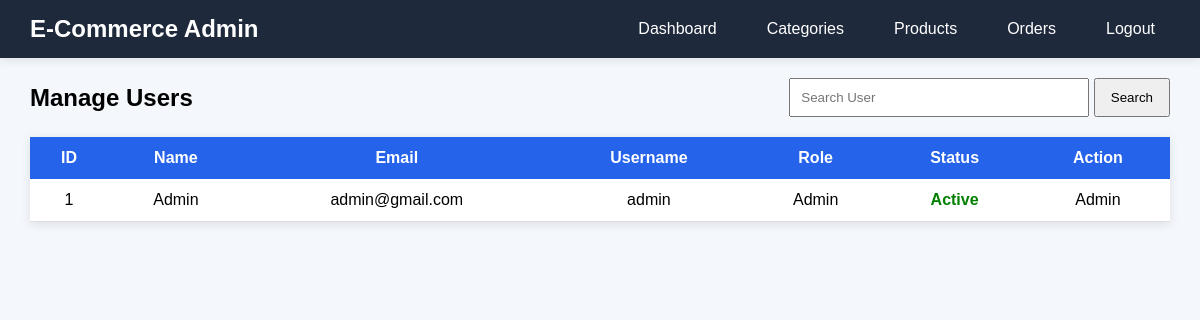
Screenshot of /View/Admin/manage_users.php (signed in) with the database file from the repository.
### tables this page shows
CREATE TABLE users(
    id INT AUTO_INCREMENT PRIMARY KEY,
    name VARCHAR(100) NOT NULL,
    email VARCHAR(100) UNIQUE NOT NULL,
    username VARCHAR(50) UNIQUE NOT NULL,
    password VARCHAR(255) NOT NULL,
    role ENUM('admin','customer') DEFAULT 'customer',
    created_at TIMESTAMP DEFAULT CURRENT_TIMESTAMP
);

### Model/UserModel.php (called while the page is built, shortened)
<?php
class UserModel extends Model
{
    function GetAllUsers($conn)
    {
        $sql =
        "SELECT *
         FROM users
         ORDER BY id DESC";
        return $conn->query($sql);
    }
}
?>

### View/Admin/manage_users.php (the view, shortened to what this page needs)
<?php
require_once("../../Model/UserModel.php");
$user = new UserModel();
$conn = $user->OpenConn();
if(isset($_GET['search']))
{
    $users =
    $user->SearchUsers(
        $conn,
        $_GET['search']
    );
}
else
{
    $users =
    $user->GetAllUsers($conn);
}
?>
<!DOCTYPE html>
<html>
<head>
<link
rel="stylesheet"
href="../../CSS/admin-navbar.css">
</head>
<body>
<?php include("layout/admin_navbar.php"); ?>
<div class="container">
<div class="header">
<h2>
Manage Users
</h2>
<form
method="GET"
class="search-box">
<input
type="text"
name="search"
placeholder="Search User">
<button type="submit">
Search
</button>
</form>
</div>
<table>
<tr>
<th>ID</th>
<th>Name</th>
<th>Email</th>
<th>Username</th>
<th>Role</th>
<th>Status</th>
<th>Action</th>
</tr>
<?php
while(
$row =
$users->fetch_assoc()
)
{
?>
<tr>
<td>
<?php echo $row['id']; ?>
</td>
<td>
<?php echo $row['name']; ?>
</td>
<td>
<?php echo $row['email']; ?>
</td>
<td>
<?php echo $row['username']; ?>
</td>
<td>
<?php echo ucfirst($row['role']); ?>
</td>
<td>
<?php
if($row['status'] == 'active')
{
?>
<span class="status-active">
Active
</span>
<?php
}
else
{
?>
<span class="status-blocked">
Blocked
</span>
<?php
}
?>
</td>
<td>
<?php
if(
$row['role']
!=
'admin'
)
{
    if(
    $row['status']
    ==
    'active'
    )
    {
?>
<a
class="action-btn block"
href="../../Controller/UserController.php?block=<?php echo $row['id']; ?>">
Block
</a>
<?php
    }
    else
    {
?>
<a
class="action-btn unblock"
href="../../Controller/UserController.php?unblock=<?php echo $row['id']; ?>">
Unblock
</a>
<?php
    }
?>
<a
class="action-btn delete"
onclick="return confirm('Delete this user?')"
href="../../Controller/UserController.php?delete=<?php echo $row['id']; ?>">
Delete
</a>
<?php
}
else
{
    echo "Admin";
}
?>
</td>
</tr>
<?php
}
?>
</table>
</div>
</body>
</html>

### CSS/admin-navbar.css (style rules this page uses)
* { margin:0; padding:0; box-sizing:border-box; font-family:Arial,sans-serif; }

### View/Admin/manage_users.php (style rules this page uses)
body { background:#f4f7fc; font-family:Arial,sans-serif; }
.container { width:95%; margin:20px auto; }
.header { display:flex; justify-content:space-between; align-items:center; margin-bottom:20px; }
.search-box input { padding:10px; width:300px; }
.search-box button { padding:10px 15px; cursor:pointer; }
table { width:100%; border-collapse:collapse; background:white; box-shadow:0 2px 10px rgba(0,0,0,.1); }
th { background:#2563eb; color:white; padding:12px; }
td { padding:12px; text-align:center; border-bottom:1px solid #ddd; }
.status-active { color:green; font-weight:bold; }

### rows the page displays
users: id "1", name "Admin", email "admin@gmail.com", username "admin", role "Admin", status "Active"
